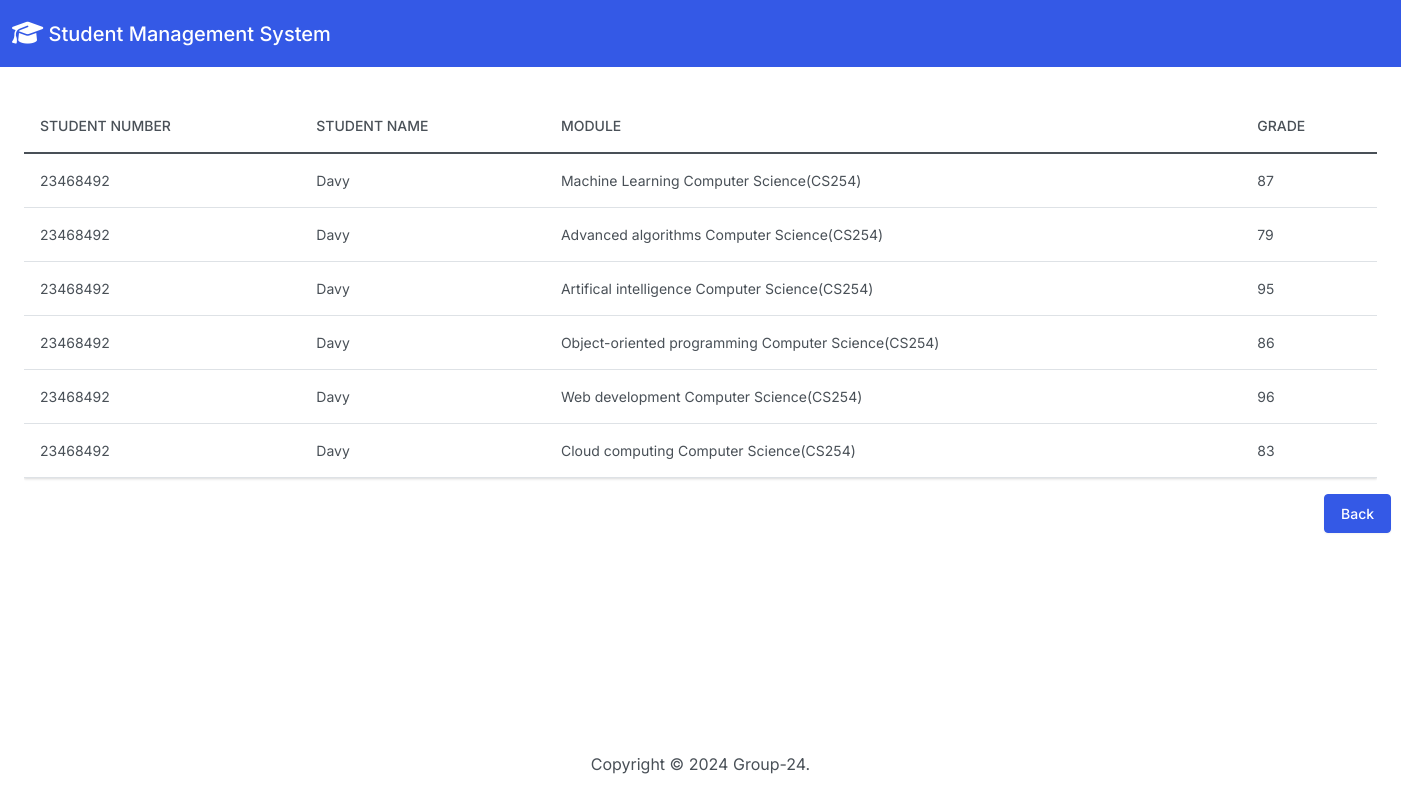
Page /details/23468492 on the committed database.
### app/models.py (models this page shows, shortened)
class Student(models.Model):
   student_number = models.PositiveIntegerField(primary_key=True,auto_created=True,unique=True)
   first_name = models.CharField(max_length=256)
   last_name = models.CharField(max_length=256)
   email = models.EmailField(unique=True)
   field_of_study = models.ForeignKey(Major,on_delete=models.CASCADE,related_name='student')

class Grade(models.Model):
    student = models.ForeignKey(Student,on_delete=models.CASCADE)
    module_name = models.ForeignKey(Module,on_delete=models.CASCADE)
    grade = models.PositiveIntegerField()

class Module(models.Model):
    name = models.CharField(max_length=256)
    course = models.ForeignKey(Major,on_delete=models.CASCADE)
    def __str__(self):
        return f'{self.name} {self.course}'

class Major(models.Model):
    name = models.CharField(max_length=256)
    code = models.CharField(max_length=10)
    duration = models.PositiveIntegerField()
    def __str__(self):
        return f'{self.name}({self.code})'

### app/views.py (the view)
# urls.py: path('details/<int:pk>',views.details,name='details'),
def details(request,pk):
  username = Student.objects.get(pk=pk).student_number
  grades = Grade.objects.filter(student=username)
  student = Student.objects.get(pk=pk)
  return render(request,'details.html',{'grades':grades,'student':student})

### templates/details.html (shortened to what this page needs)
{% load static %}
<!DOCTYPE html>
<html lang="en">
  <head>
    <link rel="stylesheet" href="https://cdnjs.cloudflare.com/ajax/libs/font-awesome/6.1.1/css/all.min.css">
    <link href="{% static 'css/bootstrap.min.css' %}" rel="stylesheet">
  </head>
  <body class="d-flex flex-column min-vh-100">
    <nav class="navbar navbar-expand-lg navbar-dark bg-primary">
      <div class="container-fluid">
        <a class="navbar-brand" href="{% url 'index' %}">
          <i class="fa-solid fa-graduation-cap fa-lg"></i> Student Management System
        </a>
      </div>
    </nav>
    <div class="card-body">
      <p class="card-text">
        <div class="table-responsive">
          <table class="table table-hover">
            <thead>
              <tr>
                <th scope="col">Student Number</th>
                <th scope="col">Student Name</th>
                <th scope="col">Module</th>
                <th scope="col">Grade</th>
              </tr>
            </thead>
            <tbody>
              {% for std in grades %}
                <tr>
                  <td>{{ student.student_number }}</td>
                  <td>{{ student.first_name }}</td>
                  <td>{{ std.module_name }}</td>
                  <td>{{ std.grade }}</td>
                </tr>
                {% endfor %}
            </tbody>
          </table>
        </div>
        <a href="{% url 'index' %}" class="btn btn-primary" style="margin-left: 1300px;">
          Back
        </a>
      </p>
    </div>
    <footer class="mt-auto mb-4">
      <div class="text-center">
        <span>
          Copyright &copy; <script>document.write(new Date().getFullYear())</script> Group-24.
        </span>
      </div>
    </footer>
  </body>
</html>

### rows in the picture
Grade: module_name "Machine Learning Computer Science(CS254)", grade "87"
Student: student_number "23468492", first_name "Davy"
Grade: module_name "Advanced algorithms Computer Science(CS254)", grade "79"
Grade: module_name "Artifical intelligence Computer Science(CS254)", grade "95"
Grade: module_name "Object-oriented programming Computer Science(CS254)", grade "86"
Grade: module_name "Web development Computer Science(CS254)", grade "96"
Grade: module_name "Cloud computing Computer Science(CS254)", grade "83"
